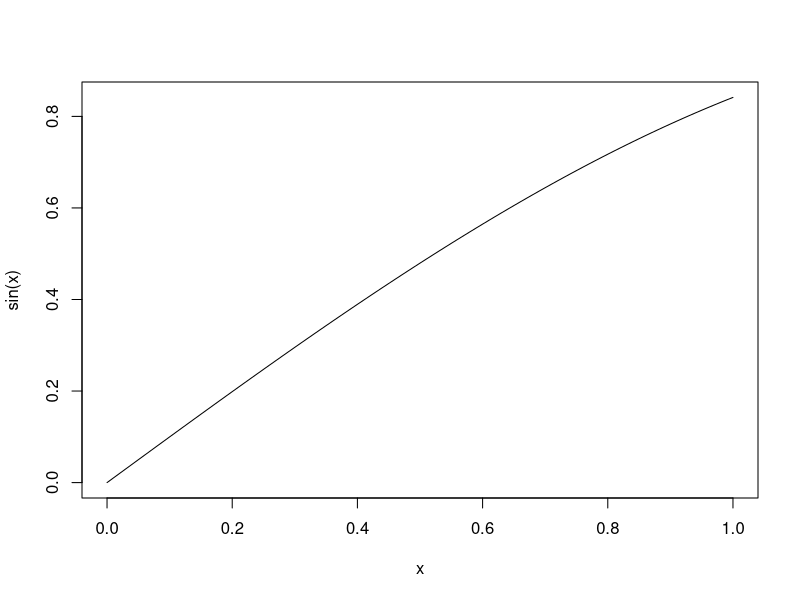

This chart was generated by the following R code:
## ---- chunk 1
x <- 1:50
mean(x)
sum(x)
median(x)

## ---- chunk 2
curve(sin(x))
